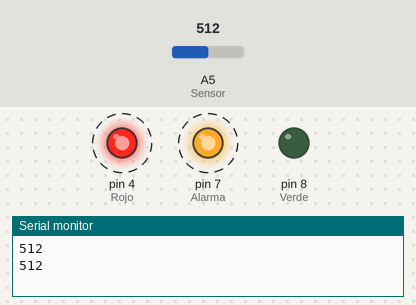
The sketch below on a simulated Arduino Uno, built with avr-gcc and run on an emulated ATmega328P. Shown: output pins drawn as LEDs (lit = HIGH), the last lines printed to the serial monitor. Dashed ring = blinking. The test bench sets the inputs (shaded band); at power-on: A5 (Sensor) = 512.

Above: at 2.3 s.
2.4 s: A5 (Sensor) set to 74
5.9 s: A5 (Sensor) set to 63
At 7.7 s:
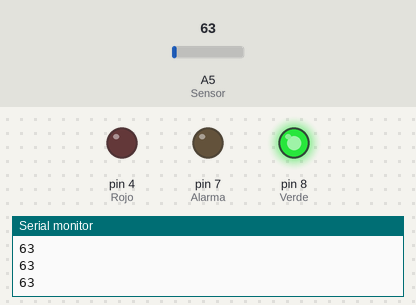
8.0 s: A5 (Sensor) set to 80
At 9.7 s:
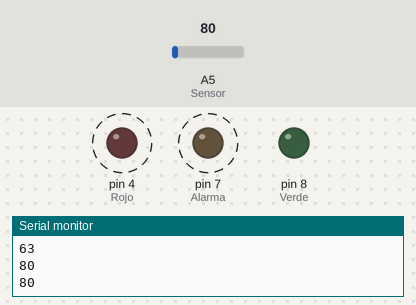
Timing chart, 0 to 19.0 s (numbered marks = the images above; inputs shaded):
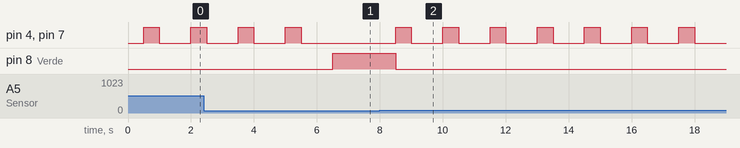

Measured:
- the behaviour switches between 71 and 70 on A5 (Sensor) (found by bisection; images 0 and 1)
- after the input at 5.9 s, pin 4 (Rojo), pin 7 (Alarma): stays LOW (without the input it goes to HIGH after 0.60 s); pin 8 (Verde): LOW → HIGH after 0.60 s
- after the input at 8.0 s, pin 4 (Rojo), pin 7 (Alarma): alternates HIGH for 0.50 s and LOW for 1.0 s, starting after 0.50 s; pin 8 (Verde): HIGH → LOW after 0.50 s
- by itself, pin 4 (Rojo), pin 7 (Alarma): alternates HIGH for 0.50 s and LOW for 1.0 s

The sketch:

ALCOHOLIMETRO.ino
```cpp
int S = 0;

void setup() {
  Serial.begin(9600);
  pinMode(4, OUTPUT); //Rojo
  pinMode(8, OUTPUT); //Verde
  pinMode(7, OUTPUT); //Alarma
  pinMode(A5, INPUT); //Sensor
}
void loop() {
  S = analogRead(A5);
  Serial.println (S);
  delay(500);

  if (S>70){
    digitalWrite(8,LOW);//apaga verde
    digitalWrite(4,HIGH);//enciende rojo
    digitalWrite(7,HIGH);//enciende alarma
    delay(500);
    digitalWrite(4,LOW);//apaga rojo
    digitalWrite(7,LOW);//apaga alarma
    delay(500);
  }
  else
  {
    digitalWrite(8,HIGH);//prende verde
  }

}
```
